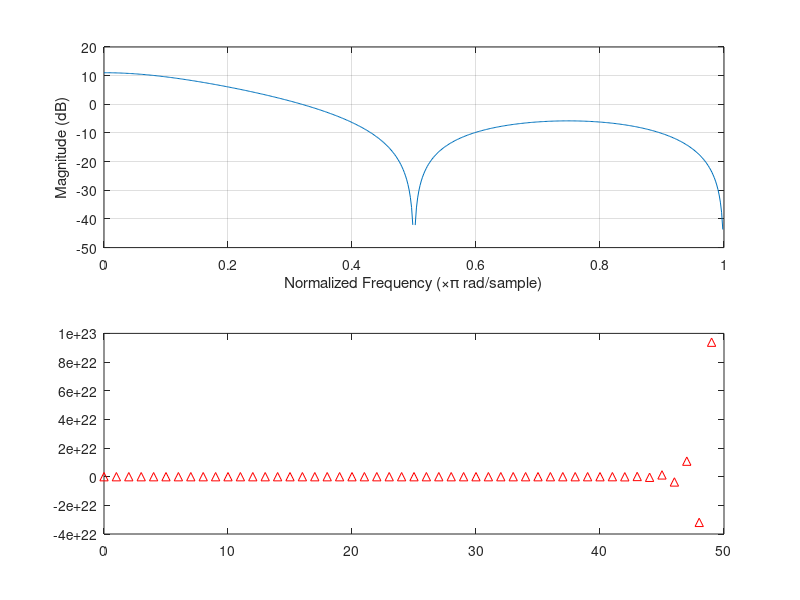

MATLAB code to generate this figure:
clear all;
close all

nullstellen = [-1, 1j, -1j];
% P1 ist implizit 0, sonst geht zplane nicht
polstellen = [0.75 + 0.25j, 0.75 - 0.25j, 0];

zplane(nullstellen(:), polstellen(:));

b = [-1j^2, -1j^2, 1, 1];
a = [(-9/16)+(1j^2)/16, -3/2, 1];

freqz(b,a);

impz(b,a,50);